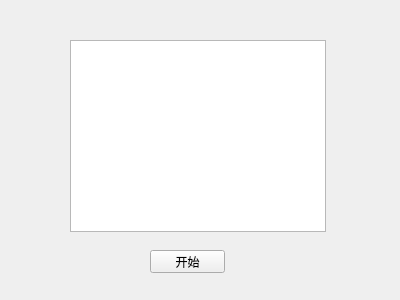
<?xml version="1.0" encoding="UTF-8"?>
<ui version="4.0">
 <class>Form</class>
 <widget class="QWidget" name="Form">
  <property name="geometry">
   <rect>
    <x>0</x>
    <y>0</y>
    <width>400</width>
    <height>300</height>
   </rect>
  </property>
  <property name="windowTitle">
   <string>Form</string>
  </property>
  <widget class="QTextBrowser" name="textBrowser">
   <property name="geometry">
    <rect>
     <x>70</x>
     <y>40</y>
     <width>256</width>
     <height>192</height>
    </rect>
   </property>
  </widget>
  <widget class="QPushButton" name="pushButton">
   <property name="geometry">
    <rect>
     <x>150</x>
     <y>250</y>
     <width>75</width>
     <height>23</height>
    </rect>
   </property>
   <property name="text">
    <string>开始</string>
   </property>
  </widget>
 </widget>
 <resources/>
 <connections>
  <connection>
   <sender>pushButton</sender>
   <signal>clicked()</signal>
   <receiver>Form</receiver>
   <slot>start()</slot>
   <hints>
    <hint type="sourcelabel">
     <x>199</x>
     <y>262</y>
    </hint>
    <hint type="destinationlabel">
     <x>303</x>
     <y>259</y>
    </hint>
   </hints>
  </connection>
 </connections>
 <slots>
  <slot>start()</slot>
 </slots>
</ui>
